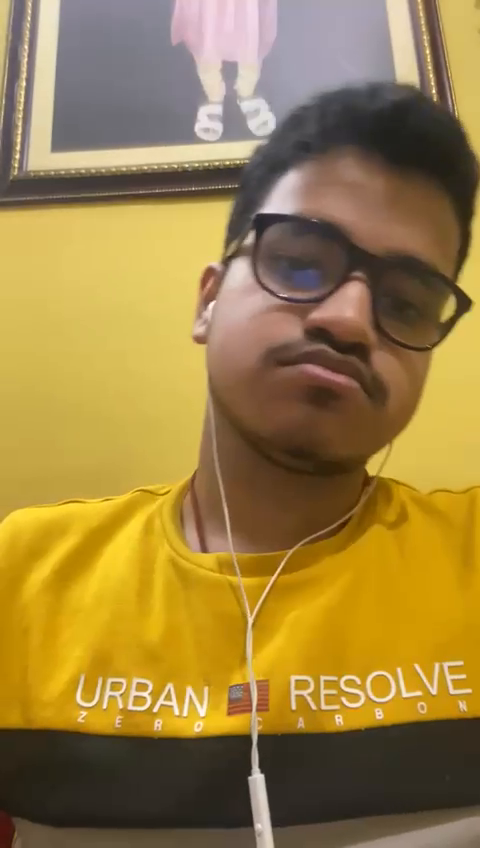
#> input picture frame 5 of drawing_circle_over_images/video.mp4, 480 x 848 px
$ python main.py
#> lines starting #> are read from the running program, lines starting #| are printed output that depends on the picture
import cv2

count = 0
out = cv2.VideoWriter("output.avi", cv2.VideoWriter_fourcc("M", "J", "P", "G"), 10, (600, 900))

face_classifier = cv2.CascadeClassifier("face.xml")
print(face_classifier)

framecount = 0
capture = cv2.VideoCapture("video.mp4")
totalframes = int(capture.get(cv2.CAP_PROP_FRAME_COUNT))
frameheight = capture.get(cv2.CAP_PROP_FRAME_HEIGHT)
framewidth = capture.get(cv2.CAP_PROP_FRAME_WIDTH)
framefps = capture.get(cv2.CAP_PROP_FPS)

print(totalframes)
print(frameheight)
print(framewidth)
print(framefps)

while (capture.isOpened()):
  framecount += 1
  status, frame = capture.read()
#> frame is the input picture: shape (848, 480, 3); mean B, G, R 67.6, 128, 155.5

  if status:
    count += 1
    fg_img = cv2.cvtColor(frame, cv2.COLOR_BGR2RGB)
    faces = face_classifier.detectMultiScale(frame, 1.8, 4)
#> faces = ()

    for (w, h, x, y) in faces:
      cv2.rectangle(fg_img, (x,y), (x+w, y+h), (255,0,0), 3)
#> this loop made 0 passes
    print(faces)
    fg_img = cv2.resize(fg_img, (600, 800))
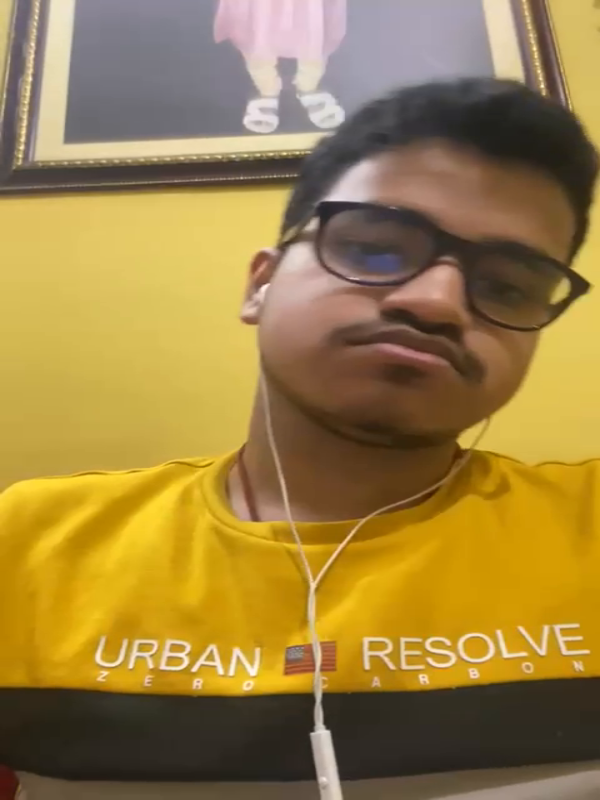
#> fg_img: shape (800, 600, 3); mean R, G, B 155.4, 127.9, 67.6
    fg_img = cv2.cvtColor(fg_img, cv2.COLOR_RGB2BGR)
    cv2.imwrite("upload" +str(count) +".jpg", fg_img)
    out.write(fg_img)
  else:
    print("breaking out of loop")
    break

cv2.destroyAllWindows()
print("completed")
capture.release()

$ run again, starting later in the video
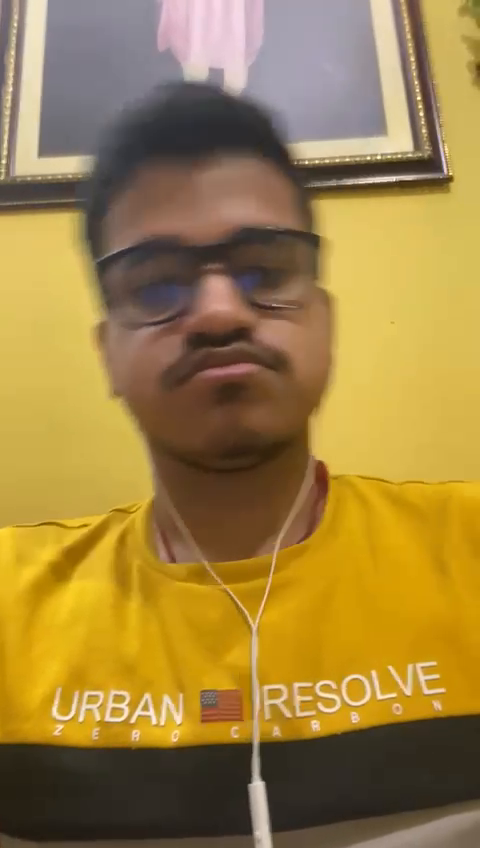
#> input picture frame 22 of drawing_circle_over_images/video.mp4, 480 x 848 px
#> frame is the input picture: shape (848, 480, 3); mean B, G, R 67, 128.9, 158.1
#> faces = [[89, 174, 252, 252]]
#> the loop `for (w, h, x, y) in faces:` made 1 pass
#> after the loop `for (w, h, x, y) in faces:`:
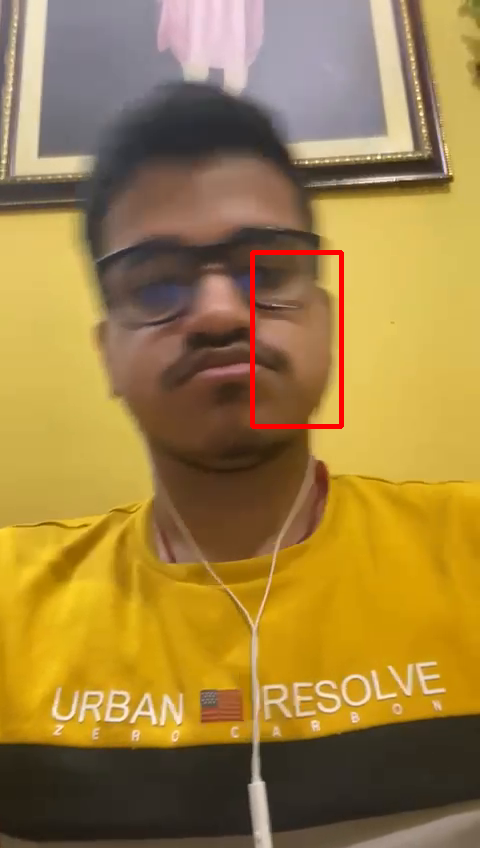
#> fg_img: shape (848, 480, 3); mean R, G, B 158.7, 128.1, 66.6
#| [[ 89 174 252 252]]
#> `fg_img = cv2.resize(fg_img, (600, 800))`:
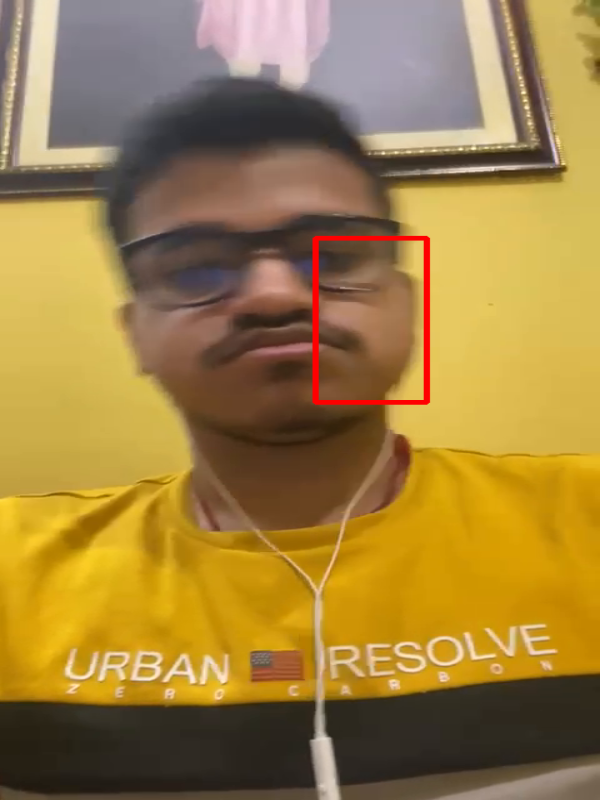
#> fg_img: shape (800, 600, 3); mean R, G, B 158.7, 128.1, 66.5

$ run again, starting later in the video
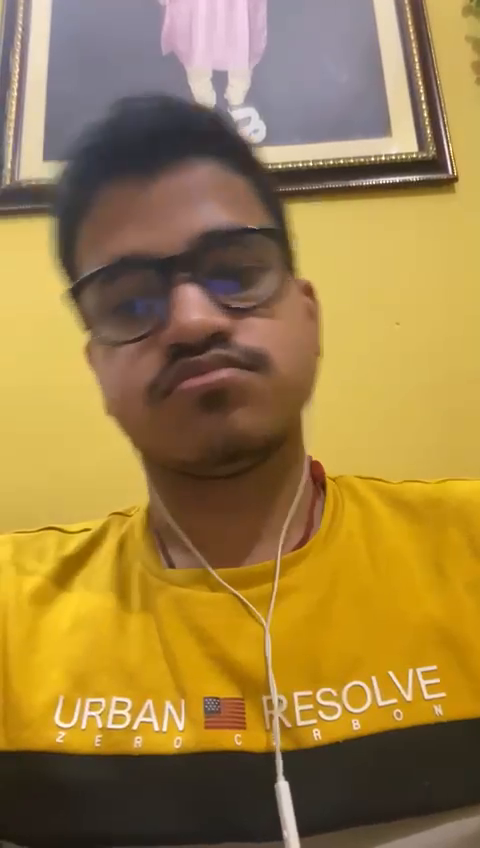
#> input picture frame 40 of drawing_circle_over_images/video.mp4, 480 x 848 px
#> frame is the input picture: shape (848, 480, 3); mean B, G, R 68.9, 127.1, 157.2
#> faces = [[66, 184, 252, 252]]
#> the loop `for (w, h, x, y) in faces:` made 1 pass
#> after the loop `for (w, h, x, y) in faces:`:
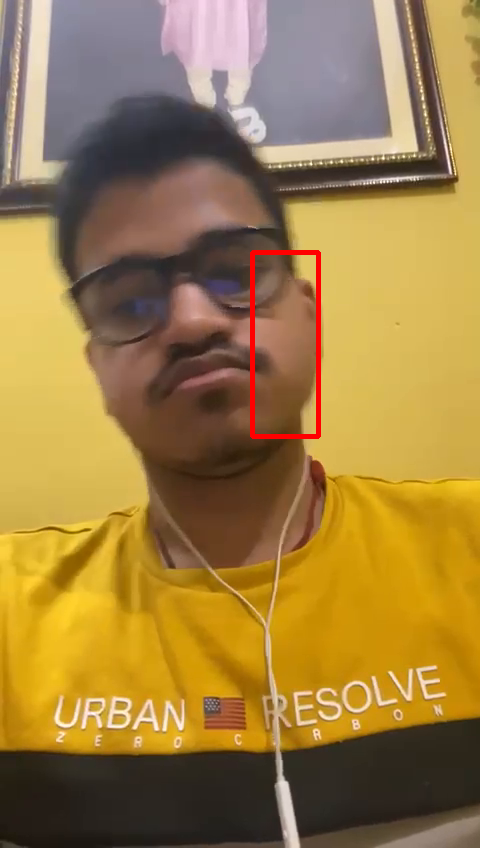
#> fg_img: shape (848, 480, 3); mean R, G, B 157.8, 126.4, 68.5
#| [[ 66 184 252 252]]
#> `fg_img = cv2.resize(fg_img, (600, 800))`:
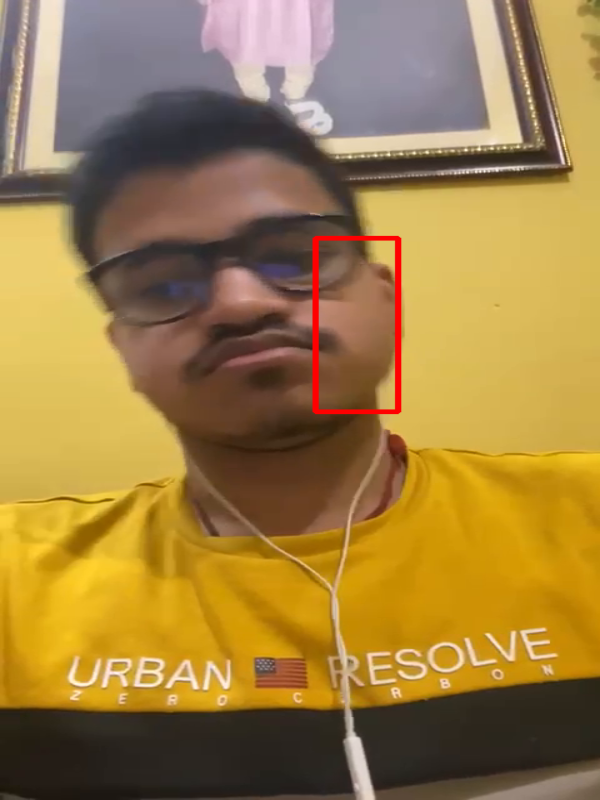
#> fg_img: shape (800, 600, 3); mean R, G, B 157.7, 126.3, 68.4
